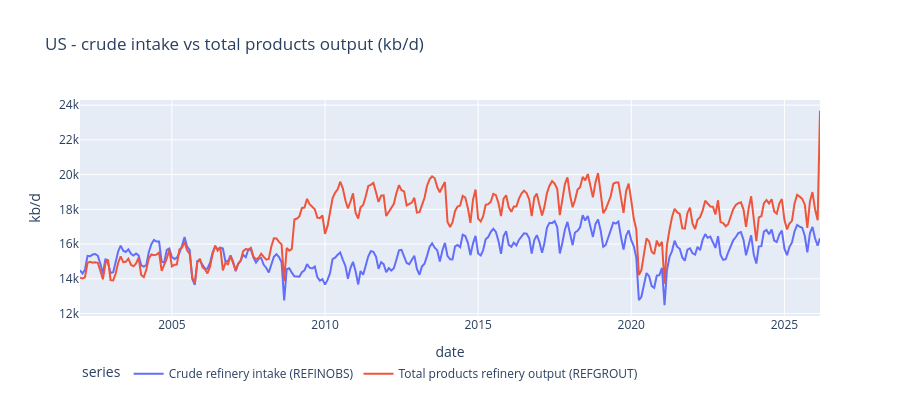

Notebook cell for this chart:
### Code cell
"""Example 4 - sanity check: crude refinery intake (primary) vs total products
refinery output (secondary) for one country. They should track each other closely
because every barrel of crude refined ends up as some product."""

COUNTRY = "US"

intake = (
    query_jodi(df_pri, ref_area=COUNTRY, product="CRUDEOIL", flow="REFINOBS")
    .rename(columns={"obs_value": "Crude refinery intake (REFINOBS)"})
    [["date", "Crude refinery intake (REFINOBS)"]]
)
output = (
    query_jodi(df_sec, ref_area=COUNTRY, product="TOTPRODS", flow="REFGROUT")
    .rename(columns={"obs_value": "Total products refinery output (REFGROUT)"})
    [["date", "Total products refinery output (REFGROUT)"]]
)
joined = intake.merge(output, on="date", how="outer").sort_values("date")

fig = px.line(
    joined.melt(id_vars="date", var_name="series", value_name="kb/d"),
    x="date", y="kb/d", color="series",
    title=f"{COUNTRY} - crude intake vs total products output (kb/d)",
)
fig.update_layout(height=400, hovermode="x unified", legend=dict(orientation="h", y=-0.2))
fig.show()

### Figure 1 — Plotly figure (JSON) as saved in the notebook; plotly's stock layout.template omitted (floating-point values rounded to 4 significant figures; data arrays with more than 128 entries replaced by an {"elided": "..."} marker saying what was removed)
{"data": [{"hovertemplate": "series=Crude refinery intake (REFINOBS)<br>date=%{x}<br>kb/d=%{y}<extra></extra>", "legendgroup": "Crude refinery intake (REFINOBS)", "line": {"color": "#636efa", "dash": "solid"}, "marker": {"symbol": "circle"}, "mode": "lines", "name": "Crude refinery intake (REFINOBS)", "orientation": "v", "showlegend": true, "type": "scatter", "x": {"elided": "291 str values"}, "xaxis": "x", "y": {"elided": "291 float values"}, "yaxis": "y"}, {"hovertemplate": "series=Total products refinery output (REFGROUT)<br>date=%{x}<br>kb/d=%{y}<extra></extra>", "legendgroup": "Total products refinery output (REFGROUT)", "line": {"color": "#EF553B", "dash": "solid"}, "marker": {"symbol": "circle"}, "mode": "lines", "name": "Total products refinery output (REFGROUT)", "orientation": "v", "showlegend": true, "type": "scatter", "x": {"elided": "291 str values"}, "xaxis": "x", "y": {"elided": "291 float values"}, "yaxis": "y"}], "layout": {"height": 400, "hovermode": "x unified", "legend": {"orientation": "h", "title": {"text": "series"}, "tracegroupgap": 0, "y": -0.2}, "title": {"text": "US - crude intake vs total products output (kb/d)"}, "xaxis": {"anchor": "y", "domain": [0, 1], "title": {"text": "date"}}, "yaxis": {"anchor": "x", "domain": [0, 1], "title": {"text": "kb/d"}}}}
